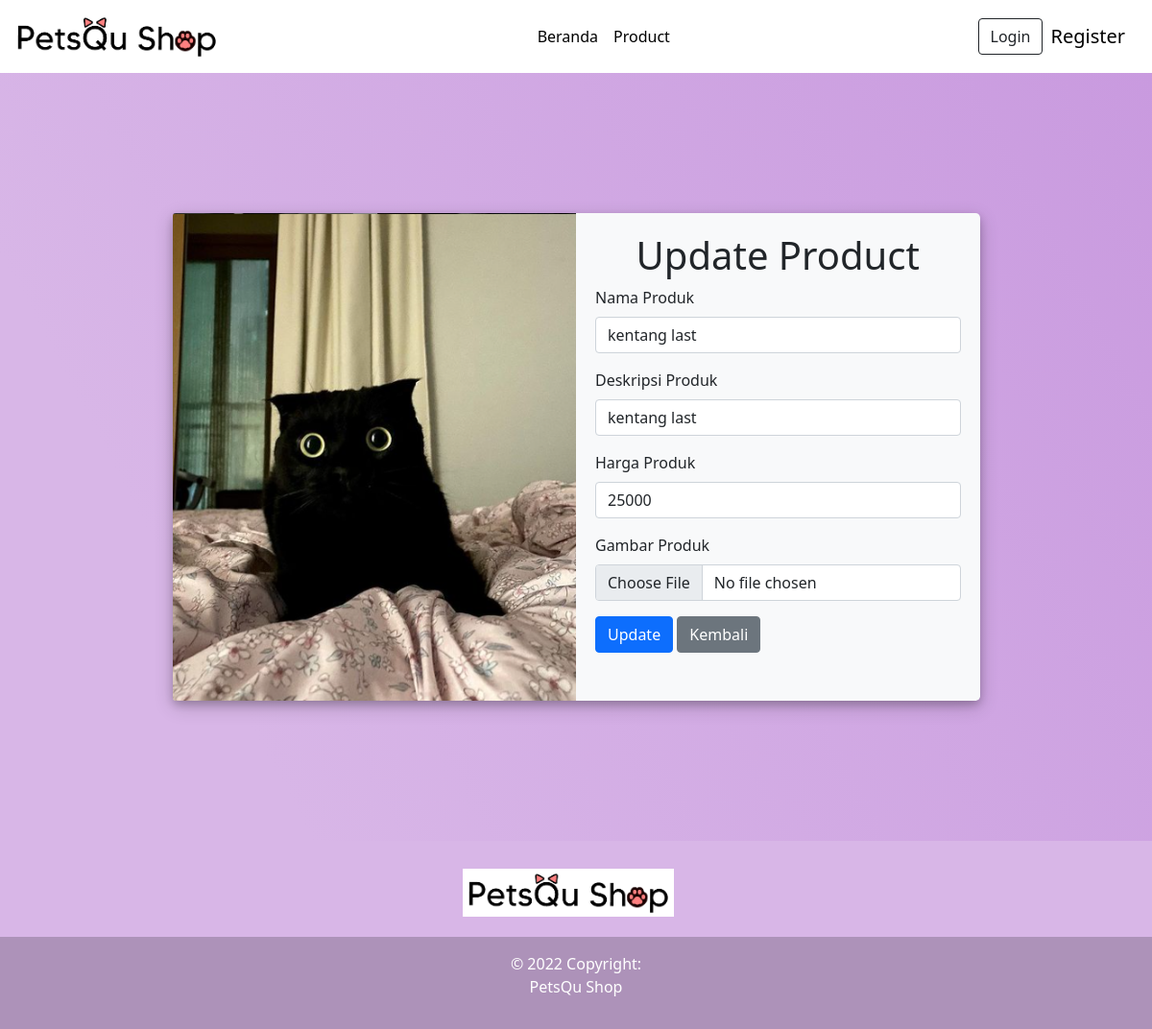
/lsp/admin_editproduct.php?id=8, run on the app's committed database.
### tables this page shows
CREATE TABLE `tb_produk` (
  `id_produk` int(5) NOT NULL,
  `nama_produk` varchar(50) NOT NULL,
  `deskripsi_produk` varchar(64) NOT NULL,
  `harga_produk` int(9) NOT NULL,
  `gambar_produk` varchar(50) NOT NULL
);

### lsp/config/conn.php (called while the page is built, shortened)
<?php
class config
{
    public function __construct()
    {
        $host = "localhost";
        $username = "root";
        $pass = "";
        $dbname = "petsqushop";
        try {
            $this->pdo = new PDO(
                "mysql:host=$host;dbname=$dbname",
                $username,
                $pass,
            );
            $this->pdo->setAttribute(PDO::ATTR_ERRMODE, PDO::ERRMODE_EXCEPTION);
        } catch (PDOException $e) {
            echo "Connection failed :" . $e->getMessage();
        }
    }
    public function editProduct($id)
    {
        $query = $this->pdo->prepare("SELECT * FROM tb_produk WHERE id_produk='$id'");
        $query->execute();
        return $query->fetch();
    }
}

### lsp/admin_editproduct.php (the view, shortened to what this page needs)
<?php
include('includes/header.php');
require "./config/conn.php";
$koneksi = new config();
$id = $_GET["id"];
$results = $koneksi->editProduct($id);
?>
<div class="free vh-100">
    <div class="free-main bg-light text-dark rounded-3 my-5">
        <div class="row g-0">
            <div class="col">
                <img src="img/meon2.png" alt="edit image" class="w-100 h-100" style="object-fit: cover; border-top-left-radius:3px; border-bottom-left-radius:3px;">
            </div>
            <div class="col">
                <form method="post" action="" enctype="multipart/form-data">
                    <div class="d-flex
                             justify-content-center
                             align-items-center
                             flex-column">
                        <h3 class="display-4 fs-1
                            text-center">
                            Update Product</h3>
                    </div>
                    <div class="mb-3">
                        <label class="form-label">
                            Nama Produk</label>
                        <input type="text" class="form-control" name="nama_produk" value="<?= $results["nama_produk"]; ?>">
                    </div>
                    <div class="mb-3">
                        <label class="form-label">
                            Deskripsi Produk</label>
                        <input type="text" class="form-control" name="deskripsi_produk" value="<?= $results["deskripsi_produk"]; ?>">
                    </div>
                    <div class="mb-3">
                        <label class="form-label">
                            Harga Produk</label>
                        <input type="number" class="form-control" name="harga_produk" value="<?= $results["harga_produk"]; ?>">
                    </div>
                    <div class="mb-3">
                        <label class="form-label">
                            Gambar Produk</label>
                        <input type="file" class="form-control" name="gambar_produk" value="<?= $results["gambar_produk"]; ?>">
                    </div>
                    <button type="submit" name="edit" id="addBtn" class="btn btn-primary">
                        Update</button>
                    <a href="admin_product.php"><button type="button" class="btn btn-secondary">Kembali</button></a>
                </form>
            </div>
        </div>
    </div>
</div>
<?php include('includes/footer.php'); ?>

### lsp/css/styles.css (style rules this page uses)
* { margin: 0; padding: 0; box-sizing: border-box; }
.free { display: flex; justify-content: center; align-items: center; background-color: #d8b6e7; background-image: linear-gradient(62deg, #d8b6e7 20%, #c99adf 100%); }
.free .free-main { display: flex; justify-content: center; align-items: center; box-shadow: 0 4px 8px 0 rgba(0, 0, 0, 0.2), 0 6px 20px 0 rgba(0, 0, 0, 0.19); width: fit-content; }
.free .free-main form { padding: 20px; height: auto; }

### data on the page
tb_produk: nama_produk "kentang last", deskripsi_produk "kentang last", harga_produk "25000"
